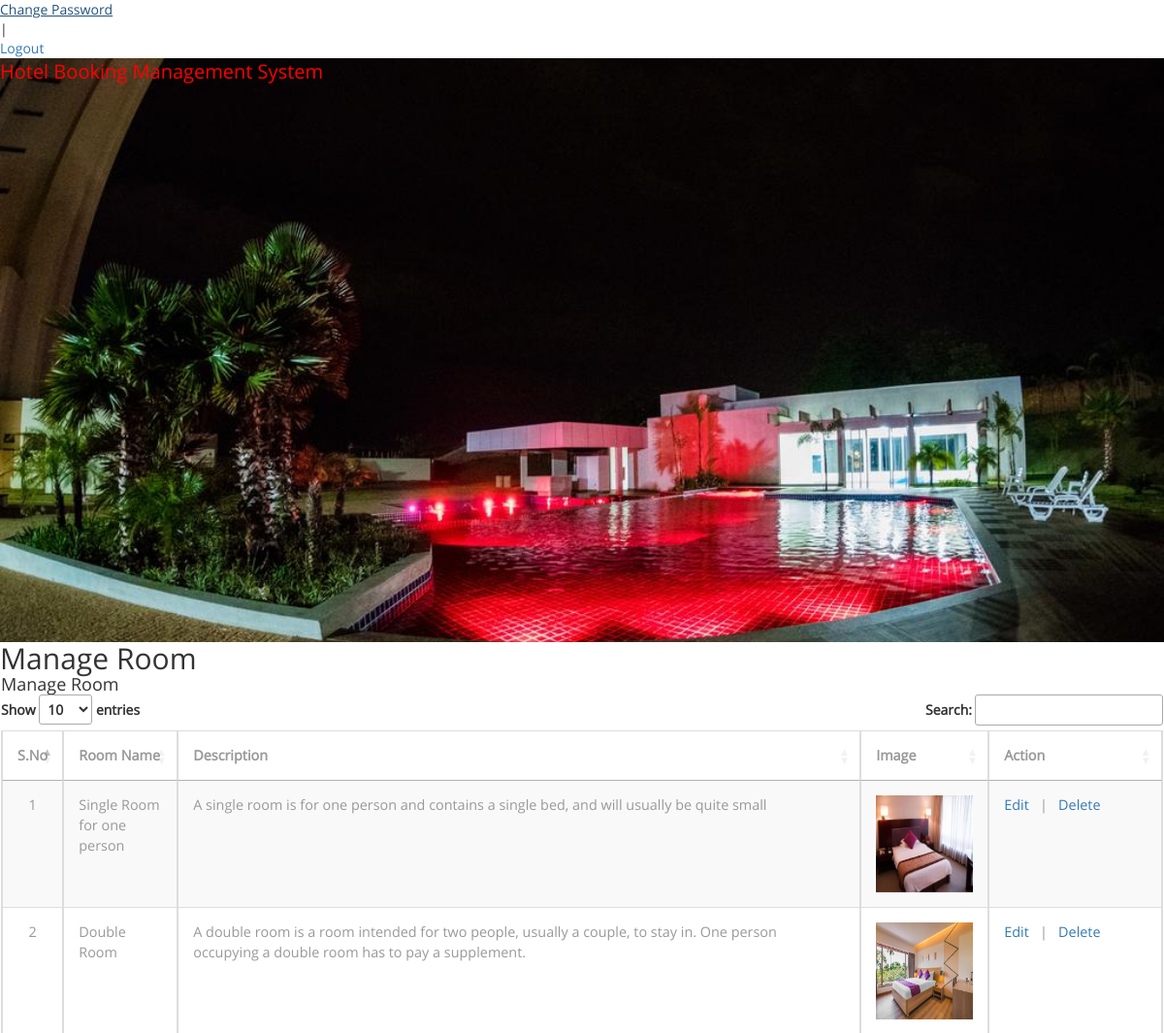
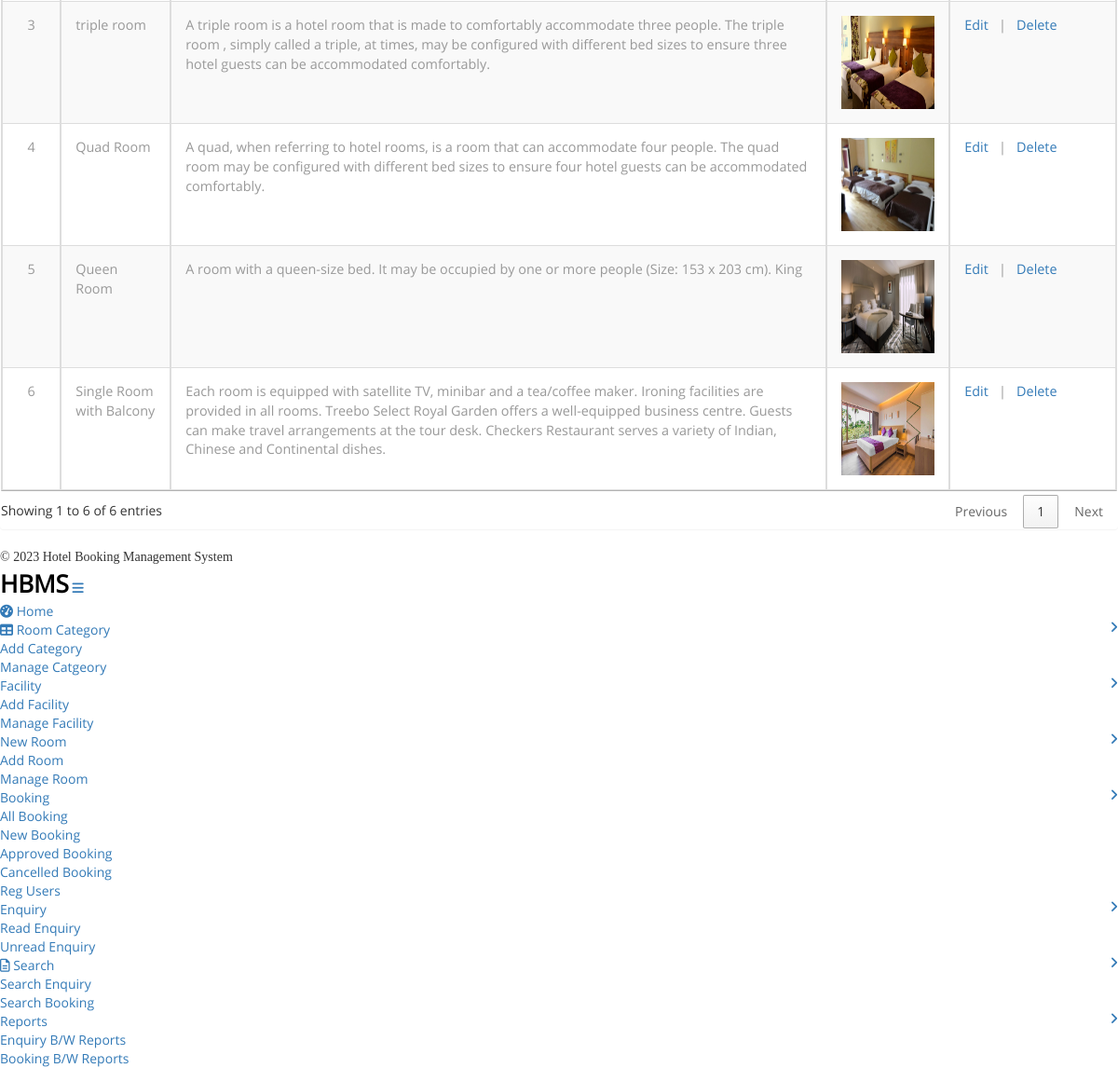
The app's page /manage_room (signed in) with its own data (2 pictures, top to bottom).
### hotel/models.py (models this page shows, shortened)
class Room(models.Model):
    roomtype = models.ForeignKey(Category, on_delete=models.CASCADE)
    roomname = models.CharField(max_length=100)
    maxadult = models.IntegerField()
    maxchild = models.IntegerField()
    roomdescription = models.CharField(max_length=500)
    noofbed = models.IntegerField()
    image = models.FileField()
    roomfacility = models.CharField(max_length=500)

### hotel/views.py (the view)
# urls.py: path('manage_room',manage_room, name='manage_room'),
def manage_room(request):
    if not request.user.is_authenticated:
        return redirect('admin_login')
    room = Room.objects.all()
    d = {'room':room}
    return render(request, 'manage_room.html', d)

### hotel/templates/manage_room.html (shortened to what this page needs)
{% load static %}
{% block body %}
<html>
<head>
<link href="{% static 'admin/css/bootstrap.min.css' %}" rel='stylesheet' type='text/css' />
<link href="{% static 'admin/css/style.css' %}" rel='stylesheet' type='text/css' />
<link href="{% static 'admin/css/font-awesome.css' %}" rel="stylesheet">
<link rel="stylesheet" href="{% static 'admin/css/icon-font.min.css' %}" type='text/css' />
	<link rel="stylesheet" href="//cdn.datatables.net/1.10.22/css/jquery.dataTables.min.css">
</head>
<body>
   <div class="page-container">
	<div class="left-content">
	   <div class="inner-content">
			{% include 'adminheader.html' %}
			<div class="content">
<div class="women_main">
	<div class="grids">
					<div class="progressbar-heading grids-heading">
						<h2>Manage Room</h2>
					</div>
					<div class="panel panel-widget forms-panel">
						<div class="forms">
							<div class="form-grids widget-shadow" data-example-id="basic-forms">
								<div class="form-title">
									<h4>Manage Room </h4>
								</div>
								<div class="form-body">
									     <table id="myTable" class="table table-bordered table-striped table-vcenter js-dataTable-full-pagination">
                                <thead>
                                    <tr>
                                        <th class="text-center">S.No</th>
                                        <th>Room Name</th>
                                        <th class="d-none d-sm-table-cell">Description</th>
                                        <th class="d-none d-sm-table-cell">Image</th>
                                        <th class="d-none d-sm-table-cell" style="width: 15%;">Action</th>
                                       </tr>
                                </thead>
                                <tbody>
                                    {% for i in room %}
                                    <tr>
                                        <td class="text-center">{{forloop.counter}}</td>
                                        <td class="font-w600">{{i.roomname}}</td>
                                        <td class="d-none d-sm-table-cell">{{i.roomdescription}}</td>
                                         <td class="d-none d-sm-table-cell"><img src="{{i.image.url}}" width="100" height="100"></td>
                                         <td class="d-none d-sm-table-cell"><a href="{% url 'edit_room' i.id %}">Edit</a> &nbsp; | &nbsp; <a href="{% url 'delete_room' i.id %}" onclick="return confirm('Do you really want to Delete ?');">Delete</a></td>
                                    </tr>
                                    {% endfor %}
                                </tbody>
                            </table>
								</div>
							</div>
						</div>
					</div>
				</div>
{% include 'adminfooter.html' %}
</div>
</div>
		</div>
</div>
			{% include 'adminsidebar.html' %}
							</div>
</body>
</html>
{% endblock %}

### hotel/static/css/style.css (style rules this page uses)
body a { transition:0.5s all; -webkit-transition:0.5s all; -moz-transition:0.5s all; -o-transition:0.5s all; -ms-transition:0.5s all; }
h1,h2,h3,h4,h5,h6 { padding:0 0; margin:0 0; }
body { padding:0 0; margin:0 0; font-family: 'OpenSans-Regular' }
.table > thead > tr > th, .table > tbody > tr > th, .table > tfoot > tr > th, .table > thead > tr > td, .table > tbody > tr > td, .table > tfoot > tr > td { border-top: none !important; }
.table td, .table>tbody>tr>td, .table>tbody>tr>th, .table>tfoot>tr>td, .table>tfoot>tr>th, .table>thead>tr>td, .table>thead>tr>th { padding: 15px!important; }
.table > thead > tr > th, .table > tbody > tr > th, .table > tfoot > tr > th, .table > thead > tr > td, .table > tbody > tr > td, .table > tfoot > tr > td { font-size: 0.9em; color: #999; border-top: none !important; }

### records on screen
Room: roomname "Single Room for one person", roomdescription "A single room is for one person and contains a single bed, and will usually be quite small", image (picture)
Room: roomname "Double Room", roomdescription "A double room is a room intended for two people, usually a couple, to stay in. One person occupying a double room has to pay a supplement.", image (picture)
Room: roomname "triple room", roomdescription "A triple room is a hotel room that is made to comfortably accommodate three people. The triple room , simply called a triple, at times, may be configured with different bed sizes to ensure three hotel guests can be accommodated comfortably.", image (picture)
Room: roomname "Quad Room", roomdescription "A quad, when referring to hotel rooms, is a room that can accommodate four people. The quad room may be configured with different bed sizes to ensure four hotel guests can be accommodated comfortably.", image (picture)
Room: roomname "Queen Room", roomdescription "A room with a queen-size bed. It may be occupied by one or more people (Size: 153 x 203 cm). King", image (picture)
Room: roomname "Single Room with Balcony", roomdescription "Each room is equipped with satellite TV, minibar and a tea/coffee maker. Ironing facilities are provided in all rooms. Treebo Select Royal Garden offers a well-equipped business centre. Guests can make travel arrangements at the tour desk. Checkers Restaurant serves a variety of Indian, Chinese and Continental dishes.", image (picture)
